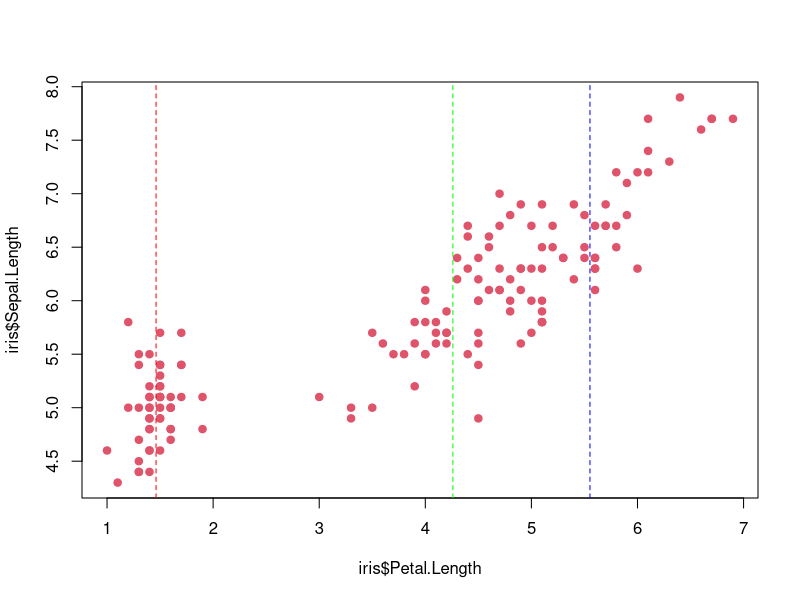
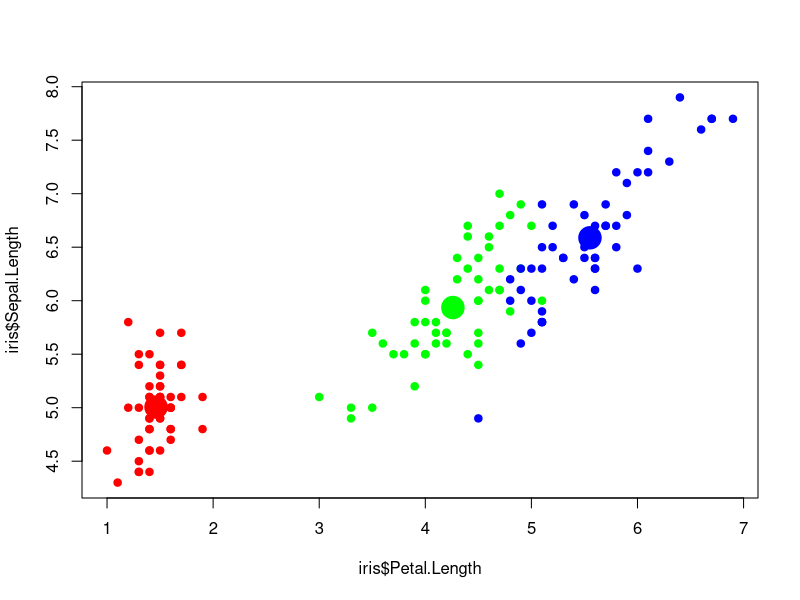
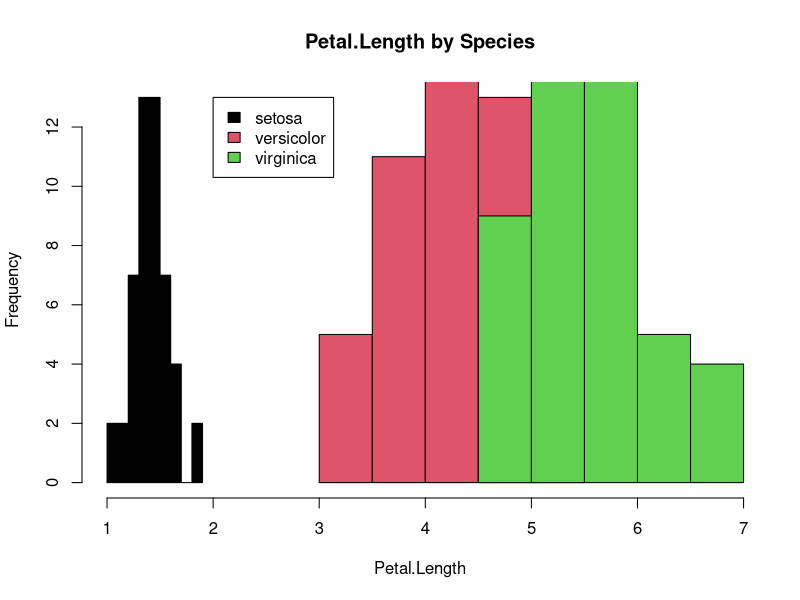
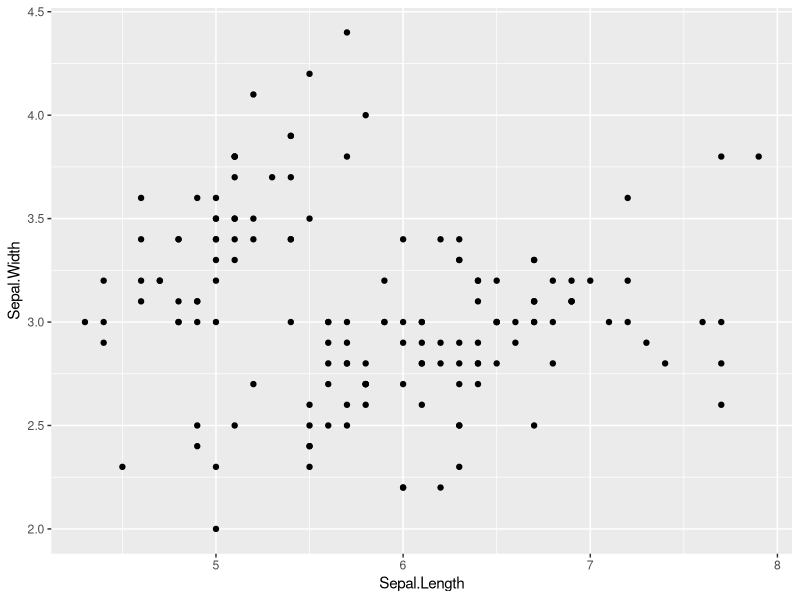
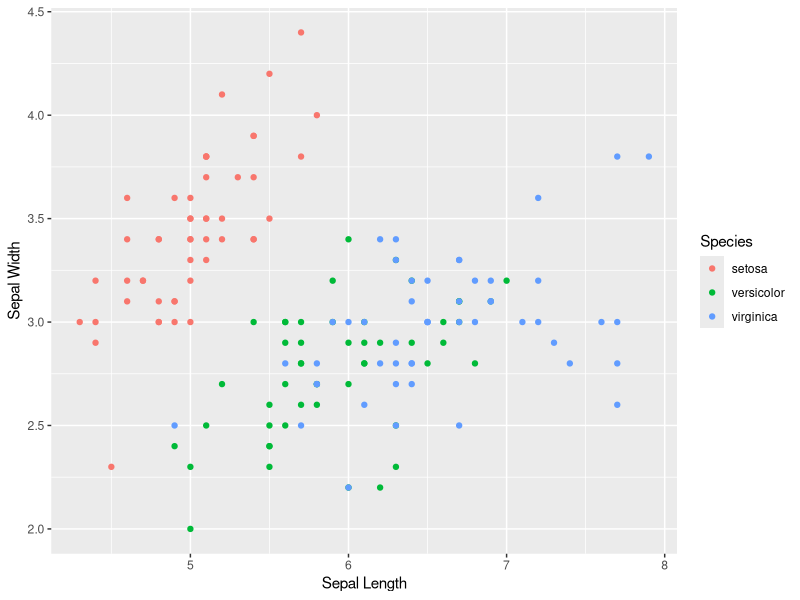
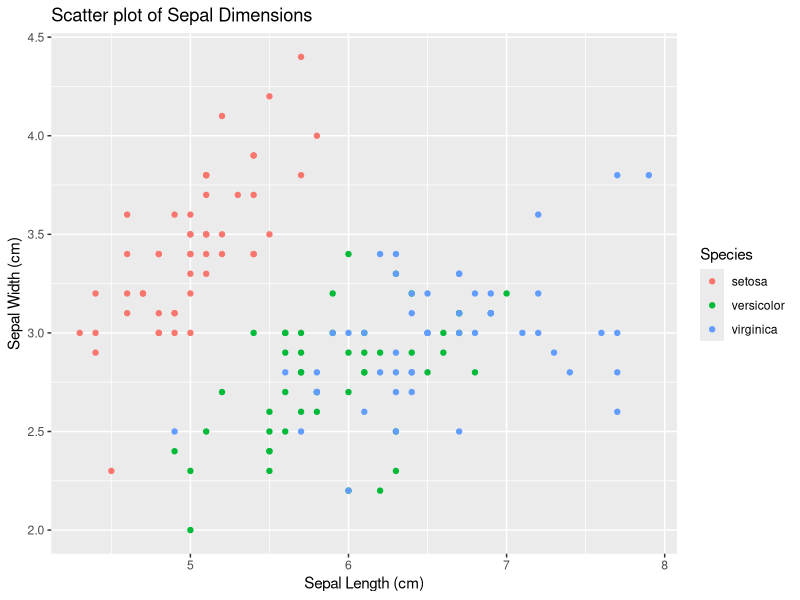
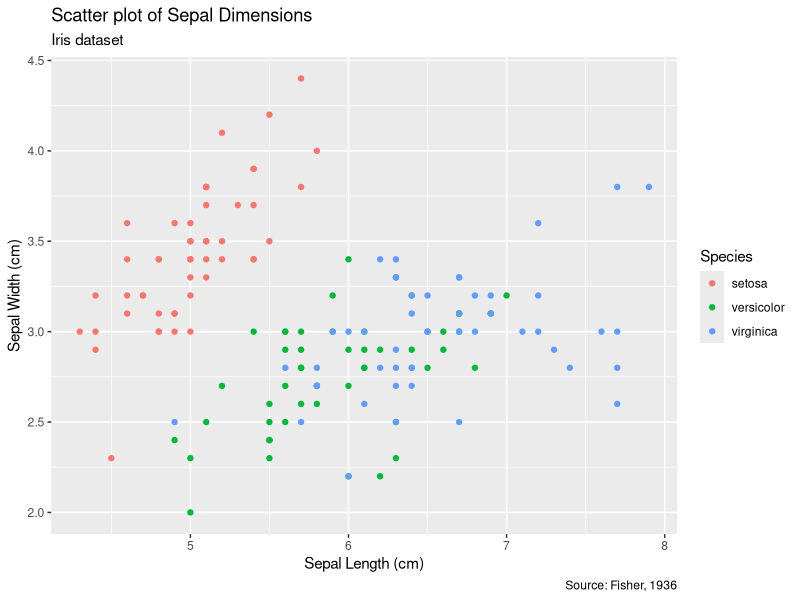
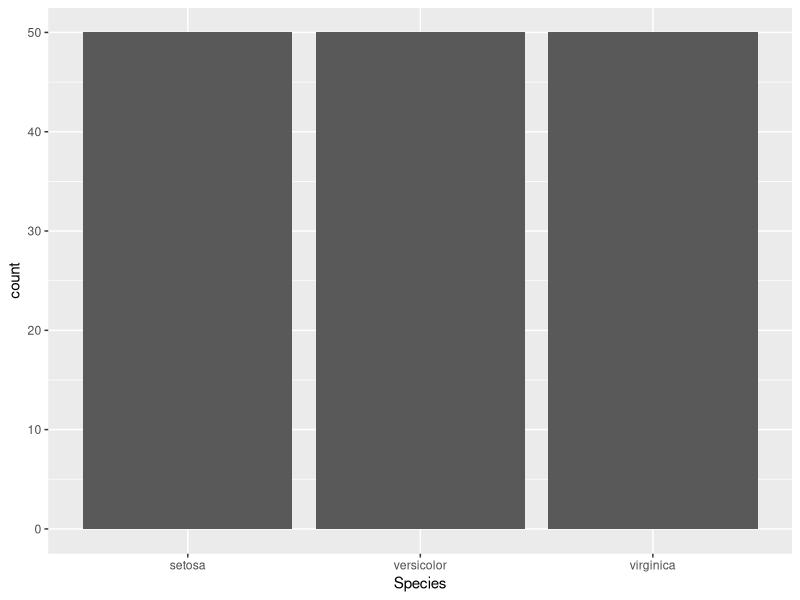

Generate these figures, in order, with R:
## ---- chunk 1
knitr::opts_chunk$set(echo = TRUE, warning = FALSE, message = FALSE, fig.out = "50%", fig.height = 8)
## ---- chunk 2
31 * 78

697 / 41

x <- 39
x

y <- 22
y
## ---- chunk 3

myvec <- c(1:20)

names(myvec) <- LETTERS[1:20]

myvec

myvec[1:5]

myvec[c(1,4,6)]
## ---- chunk 4
mylist <- list(data.frame("one"=1:10,"two"=11:20,"three"=21:30),
               data.frame("A"=letters[1:5],"B"=letters[6:10],"C"=letters[11:15] )
)

mylist

mylist[[1]]

mylist[[2]]


mymatrix <- matrix(1:100,nrow = 20, ncol = 5)
mydf <- data.frame(mymatrix)
colnames(mydf) <- paste0("variable_",1:ncol(mydf))
rownames(mydf) <- paste0("id_",rownames(mydf))
mydf
## ---- chunk 5
data(iris)

write.csv(iris, file = "irisdata.csv")

write.table(iris, file = "irisdata.tsv", sep = "\t", quote = FALSE, row.names = FALSE)

library(openxlsx)
write.xlsx(iris, file = "irisdata.xlsx", colNames = TRUE, borders = "columns")
## ---- chunk 6
## The code of the example:
df <- aggregate(
        iris[,1:4], 
        by = list(iris$Species), 
        FUN = mean)

# Get the means from the example df:
m <- df$Petal.Length

# Draw the scatterplot:
plot(iris$Petal.Length, 
     iris$Sepal.Length, 
     pch=19, col=2)

# Draw the lines:
abline(v=m, 
       col=c("red","green","blue"), 
       lty=2)

## ---- chunk 7
## The code of the example:
df <- aggregate(
        iris[,1:4], 
        by = list(iris$Species), 
        FUN = mean)

# Get the means from the example df:
mPL <- df$Petal.Length
mSL <- df$Sepal.Length

# print them:
mPL
mSL

# Define the colors:
species_cols <- c("red","green","blue")
# associate species names with colors:
names(species_cols) <- df$Group.1
# print the result
species_cols

# make the per-species color vector:
my_cols <- species_cols[iris$Species]
# print it
my_cols

# Draw the scatterplot, using ny_cols as color argument
plot(iris$Petal.Length, 
     iris$Sepal.Length, 
     pch=19, 
     col=my_cols)


# plot the points marking the means:
points(mPL,
       mSL,
       pch=19,
       col=species_cols,
       cex=3
       )

## ---- chunk 8
# split the iris data.frame by species (the result is a named list):
iris_by_species <- 
  tapply(iris, 
         ~Species, 
         data.frame)

# The histogram of the first species initiates the plot:
# global parameters must be set here
hist(iris_by_species[[1]]$Petal.Length,
     col = 1,

     ## mind that the final plot will cover the
     ## entire species range!
     xlim=range(iris$Petal.Length), 
     xlab="Petal.Length",
     main = "Petal.Length by Species"
)
# plot the remaining species histograms in a loop:
for(i in 2:length(iris_by_species)) 
    hist(iris_by_species[[i]]$Petal.Length,
         col = i,
	 add=TRUE
    )	
# plot the legend at an optimal position:
legend("topright", 
       legend=levels(iris$Species), 
       #fill=c(rgb(1, 0, 0, alpha=0.5), 
       #       rgb(0, 0, 1, alpha=0.5))
       fill=1:3,
       x=2,
       y=13
       )
## ---- chunk 9
library(ggplot2)
## ---- chunk 10
# Load the iris dataset
data(iris)

# Create a scatter plot with ggplot
ggplot(iris, aes(x = Sepal.Length, y = Sepal.Width)) + 
  geom_point()
## ---- chunk 11
# Solution to Exercise 1
ggplot(iris, aes(x = Sepal.Length, y = Sepal.Width, color = Species)) +
  geom_point() +
  xlab("Sepal Length") +
  ylab("Sepal Width")
## ---- chunk 12
# Create scatter plot with labels
ggplot(iris, aes(x = Sepal.Length, y = Sepal.Width, color = Species)) +
  geom_point() +
  ggtitle("Scatter plot of Sepal Dimensions") +
  xlab("Sepal Length (cm)") +
  ylab("Sepal Width (cm)")
## ---- chunk 13
# Solution to Exercise 2
ggplot(iris, aes(x = Sepal.Length, y = Sepal.Width, color = Species)) +
  geom_point() +
  ggtitle("Scatter plot of Sepal Dimensions") +
  xlab("Sepal Length (cm)") +
  ylab("Sepal Width (cm)") +
  labs(subtitle = "Iris dataset", caption = "Source: Fisher, 1936")
## ---- chunk 14
# Create a bar plot of species count
ggplot(iris, aes(x = Species)) +
  geom_bar()
## ---- chunk 15
# Solution to Exercise 3
ggplot(iris, aes(x = Species, fill = Species)) +
  geom_bar() +
  labs(title = "Bar Plot of Species Count")
## ---- chunk 16
# Create a boxplot of Petal Length by Species
ggplot(iris, aes(x = Species, y = Petal.Length)) +
  geom_boxplot()
## ---- chunk 17
# Solution to Exercise 4
ggplot(iris, aes(x = Species, y = Petal.Length, fill = Species)) +
  geom_boxplot() +
  theme_minimal() +
  labs(title = "Boxplot of Petal Length by Species")
## ---- chunk 18
# Create a histogram of Sepal Length
ggplot(iris, aes(x = Sepal.Length)) +
  geom_histogram(binwidth = 0.3, fill = "lightblue", color = "black")
## ---- chunk 19
# Solution to Exercise 5
ggplot(iris, aes(x = Sepal.Length)) +
  geom_histogram(binwidth = 0.2, fill = "lightgreen", color = "black") +
  labs(title = "Histogram of Sepal Length")
## ---- chunk 20
# Facet scatter plot by Species
ggplot(iris, aes(x = Sepal.Length, y = Sepal.Width)) +
  geom_point() +
  facet_wrap(~ Species)
## ---- chunk 21
# Solution to Exercise 6
ggplot(iris, aes(x = Sepal.Length, y = Sepal.Width)) +
  geom_point() +
  facet_wrap(~ Species, 
             labeller = labeller(Species = toupper),             # 1. Uppercase labels
             nrow = 1) +                                         # 2. Set facets in a single row
  theme_minimal() +                                              # 3. Minimal theme
  theme(strip.text = element_text(face = "bold", size = 14),      # 4. Bold and larger facet labels
        strip.background = element_rect(fill = "lightblue")) +    # 5. Change background color of facet labels
  labs(title = "Faceted Scatter Plot with Custom Labels")
